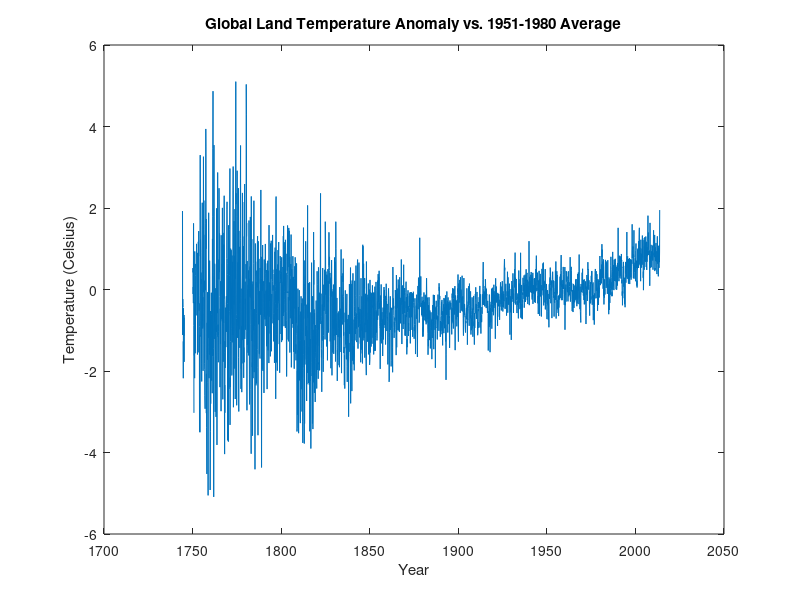
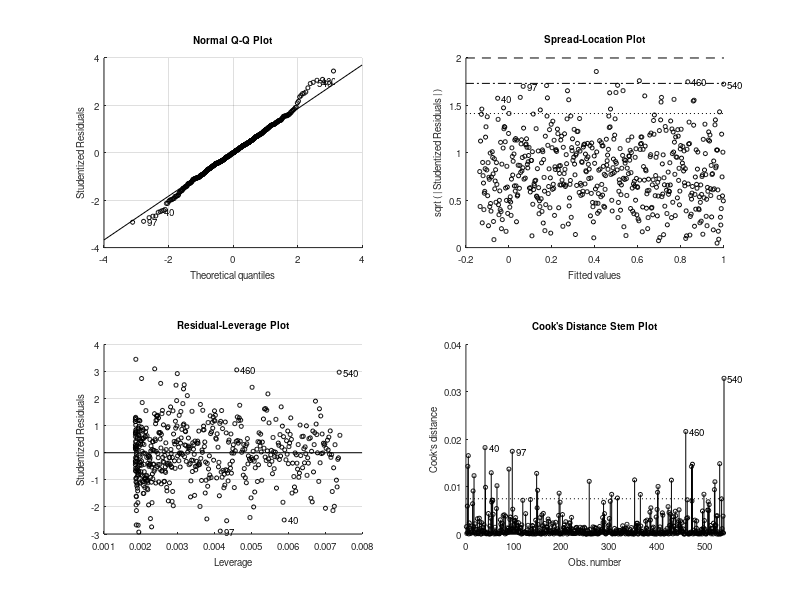

Recreate these plots in MATLAB, in order. (Note: this script raises an error after producing the figures.)
clear all
close all

Temp = importdata('usaTemperatureHistory.txt', ' ',70);

figure(1)
plot( Temp.data(:,1) + Temp.data(:,2) / 13.0 ...
    , Temp.data(:,3) ...
    , 'linewidth', 0.75 ...
    );

xlabel('Year');
ylabel('Temperature (Celsius)');
title('Global Land Temperature Anomaly vs. 1951-1980 Average');
saveas(figure(1),'GlobalLandTemperatureAnomaly.png')

startRow = 2700; % corresponding to year 1970
ndata = length(Temp.data(startRow:end,1));
DataSet = zeros(ndata,2);
DataSet(:,1) = Temp.data(startRow:end,1) + Temp.data(startRow:end,2) / 13.0;
DataSet(:,2) = Temp.data(startRow:end,3);

linearFit = fitlm(DataSet(:,1),DataSet(:,2));

hold on;
XValues = [1700:0.01:2050];
YValues = linearFit.Coefficients.Estimate(1) + linearFit.Coefficients.Estimate(2) * XValues;
plot( XValues, YValues ...
    , 'color','red' ...
    ,'linewidth',2 ...
    )
hold off;
saveas(figure(1),'GlobalLandTemperatureAnomaly2050.png')

